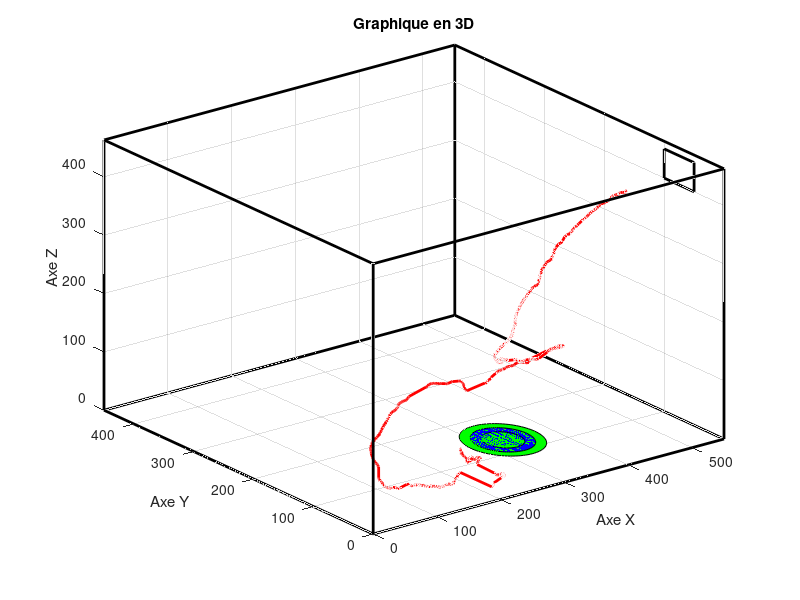

Recreate this plot in MATLAB. (Note: this script raises an error after producing the figure.)
%% 
load('trajectoire2.mat'); % Chargez le fichier .mat

Xmm = trajectoire2.Xmm
Ymm = trajectoire2.Ymm
Zmm = trajectoire2.Zmm

% Tracer le graphique en 3D
figure; % Créez une nouvelle figure
plot3(Xmm, Ymm, Zmm, 'r-', 'LineWidth', 2); 
xlabel('Axe X'); % Étiquette de l'axe X
ylabel('Axe Y'); % Étiquette de l'axe Y
zlabel('Axe Z'); % Étiquette de l'axe Z
title('Graphique en 3D'); % Titre du graphique

% Limitez les axes X, Y et Z si nécessaire (ajustez les limites selon vos besoins)
axis([0 550 0 450 0 463]);

% Personnalisez le graphique selon vos besoins
grid on; % Affiche une grille


hold on 

% Tracé du cube  
plot3([0, 550], [0, 0], [0, 0], 'k', 'LineWidth', 2);  % 'k' spécifie la couleur noire
plot3([0, 0], [0, 450], [0, 0], 'k', 'LineWidth', 2);  % 'k' spécifie la couleur noire
plot3([0, 0], [0, 0], [0, 463], 'k', 'LineWidth', 2);  % 'k' spécifie la couleur noire

plot3([550, 550], [450, 450], [463, 0], 'k', 'LineWidth', 2);  % 'k' spécifie la couleur noire
plot3([550, 0], [450, 450], [463, 463], 'k', 'LineWidth', 2);  % 'k' spécifie la couleur noire
plot3([550, 550], [450, 0], [463, 463], 'k', 'LineWidth', 2);  % 'k' spécifie la couleur noire


plot3([550, 550], [0, 0], [463, 0], 'k', 'LineWidth', 2);  % 'k' spécifie la couleur noire
plot3([550, 550], [0, 450], [0, 0], 'k', 'LineWidth', 2);  % 'k' spécifie la couleur noire
plot3([550, 0], [450, 450], [0, 0], 'k', 'LineWidth', 2);  % 'k' spécifie la couleur noire
plot3([0, 0], [450, 450], [0, 463], 'k', 'LineWidth', 2);  % 'k' spécifie la couleur noire

plot3([0, 0], [450, 0], [463, 463], 'k', 'LineWidth', 2);  % 'k' spécifie la couleur noire
plot3([0, 550], [0, 0], [463, 463], 'k', 'LineWidth', 2);  % 'k' spécifie la couleur noire

% tracé de la porte
plot3([550, 550], [50, 100], [400, 400], 'k', 'LineWidth', 2);  % 'k' spécifie la couleur noire
plot3([550, 550], [50, 50], [400, 450], 'k', 'LineWidth', 2);  % 'k' spécifie la couleur noire
plot3([550, 550], [100, 100], [450, 400], 'k', 'LineWidth', 2);  % 'k' spécifie la couleur noire
plot3([550, 550], [100, 50], [450, 450], 'k', 'LineWidth', 2);  % 'k' spécifie la couleur noire

% tracé de la fleur

hold on 

% Exemple de données (remplacez-les par vos propres données)
t = linspace(0, 2*pi, 100);  % Créez des valeurs pour l'angle t
r = 50;  % Rayon du cercle
r1 = 37.5
r2 = 25

x0 = 285
y0 = 87
% Calcul des coordonnées du cercle dans l'espace 3D
x = x0 + r * cos(t);  % Coordonnées X du cercle
y = y0 + r * sin(t);  % Coordonnées Y du cercle

z = 36*ones(size(t));  % Coordonnées Z du cercle (tous les z sont à zéro)

x1 = x0 + r1 * cos(t);  % Coordonnées X du cercle
y1 = y0 + r1 * sin(t);  % Coordonnées Y du cercle

x2 = x0 + r2 * cos(t);  % Coordonnées X du cercle
y2 = y0 + r2 * sin(t);  % Coordonnées Y du cercle

% Tracer le graphique 3D avec le cercle rempli en bleu
fill3(x, y, z, 'g');  % Utilisez 'b' pour remplir le cercle en bleu
fill3(x1, y1, z, 'b');  % Utilisez 'b' pour remplir le cercle en bleu
fill3(x2, y2, z, 'g');  % Utilisez 'b' pour remplir le cercle en bleu

hold off

view(3); % Affiche la vue en 3D

%%




% partie animation
% Créez une nouvelle figure
figure;

% Créez un objet VideoWriter pour enregistrer la vidéo au format MP4
outputVideo = VideoWriter('animation_3D.mp4', 'MPEG-4');
open(outputVideo);



% Boucle pour créer l'animation
for i = 1:length(Xmm)
    % Effacez la figure précédente
    clf;
    
    % Tracer le graphique 3D actuel
    plot3(Xmm(1:i), Ymm(1:i), Zmm(1:i), 'r-', 'LineWidth', 2);
    
    % Personnalisez le graphique (titre, étiquettes d'axe, etc.)
    title('Animation 3D');
    xlabel('Axe X');
    ylabel('Axe Y');
    zlabel('Axe Z');
    
    % Limitez les axes X, Y et Z si nécessaire (ajustez les limites selon vos besoins)
    axis([0 550 0 450 0 463]);
  
    % Affichez la grille
    grid on;
    
    hold on 
    
    % Tracé du cube  
    plot3([0, 550], [0, 0], [0, 0], 'k', 'LineWidth', 2);  % 'k' spécifie la couleur noire
    plot3([0, 0], [0, 450], [0, 0], 'k', 'LineWidth', 2);  % 'k' spécifie la couleur noire
    plot3([0, 0], [0, 0], [0, 463], 'k', 'LineWidth', 2);  % 'k' spécifie la couleur noire

    plot3([550, 550], [450, 450], [463, 0], 'k', 'LineWidth', 2);  % 'k' spécifie la couleur noire
    plot3([550, 0], [450, 450], [463, 463], 'k', 'LineWidth', 2);  % 'k' spécifie la couleur noire
    plot3([550, 550], [450, 0], [463, 463], 'k', 'LineWidth', 2);  % 'k' spécifie la couleur noire


    plot3([550, 550], [0, 0], [463, 0], 'k', 'LineWidth', 2);  % 'k' spécifie la couleur noire
    plot3([550, 550], [0, 450], [0, 0], 'k', 'LineWidth', 2);  % 'k' spécifie la couleur noire
    plot3([550, 0], [450, 450], [0, 0], 'k', 'LineWidth', 2);  % 'k' spécifie la couleur noire
    plot3([0, 0], [450, 450], [0, 463], 'k', 'LineWidth', 2);  % 'k' spécifie la couleur noire

    plot3([0, 0], [450, 0], [463, 463], 'k', 'LineWidth', 2);  % 'k' spécifie la couleur noire
    plot3([0, 550], [0, 0], [463, 463], 'k', 'LineWidth', 2);  % 'k' spécifie la couleur noire

    % tracé de la porte
    plot3([550, 550], [50, 100], [400, 400], 'k', 'LineWidth', 2);  % 'k' spécifie la couleur noire
    plot3([550, 550], [50, 50], [400, 450], 'k', 'LineWidth', 2);  % 'k' spécifie la couleur noire
    plot3([550, 550], [100, 100], [450, 400], 'k', 'LineWidth', 2);  % 'k' spécifie la couleur noire
    plot3([550, 550], [100, 50], [450, 450], 'k', 'LineWidth', 2);  % 'k' spécifie la couleur noire

    % tracé de la fleur

    hold on 

    % Exemple de données (remplacez-les par vos propres données)
    t = linspace(0, 2*pi, 100);  % Créez des valeurs pour l'angle t
    r = 50;  % Rayon du cercle
    r1 = 37.5
    r2 = 25

    x0 = 285
    y0 = 87
    % Calcul des coordonnées du cercle dans l'espace 3D
    x = x0 + r * cos(t);  % Coordonnées X du cercle
    y = y0 + r * sin(t);  % Coordonnées Y du cercle

    z = 36*ones(size(t));  % Coordonnées Z du cercle (tous les z sont à zéro)

    x1 = x0 + r1 * cos(t);  % Coordonnées X du cercle
    y1 = y0 + r1 * sin(t);  % Coordonnées Y du cercle

    x2 = x0 + r2 * cos(t);  % Coordonnées X du cercle
    y2 = y0 + r2 * sin(t);  % Coordonnées Y du cercle

    % Tracer le graphique 3D avec le cercle rempli en bleu
    fill3(x, y, z, 'g');  % Utilisez 'b' pour remplir le cercle en bleu
    fill3(x1, y1, z, 'b');  % Utilisez 'b' pour remplir le cercle en bleu
    fill3(x2, y2, z, 'g');  % Utilisez 'b' pour remplir le cercle en bleu

    
    % Mettez en pause pour contrôler la vitesse de l'animation (ajustez la valeur en fonction de la vitesse souhaitée)
    pause(0.02);
    
    % Capturez la figure pour enregistrer l'animation
    frame = getframe(gcf);
    
    % Écrivez le frame dans la vidéo
    writeVideo(outputVideo, frame);
end

% Fermez la vidéo
close(outputVideo);








